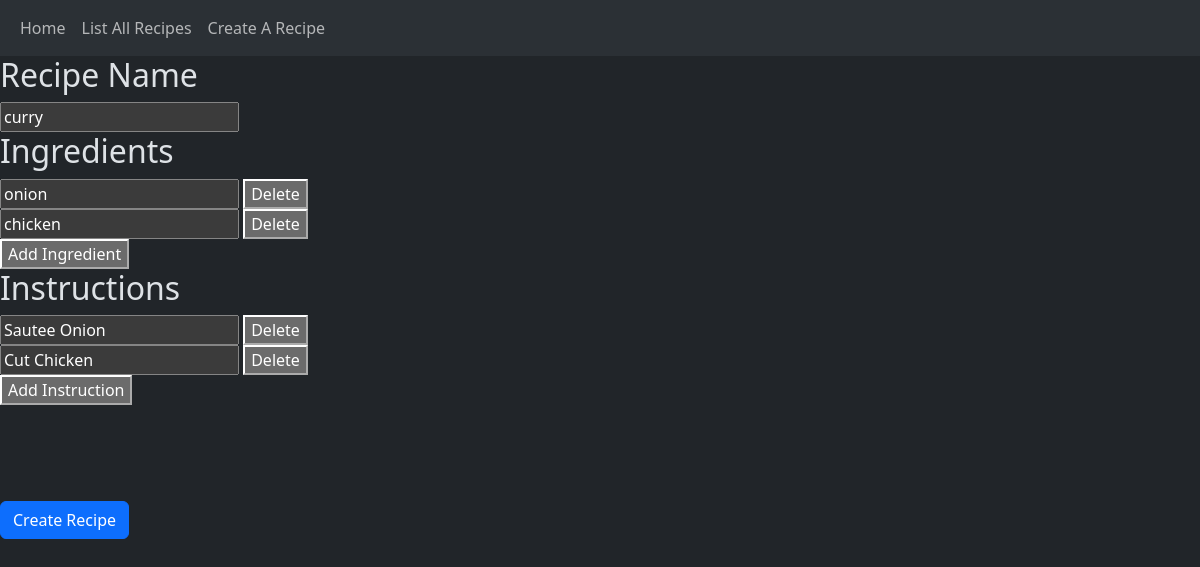
Screenshot of /recipes/edit/3 with the database file from the repository.
### src/models/recipe_model.py (models this page shows)
class BaseModel(Model):
    class Meta:
        database = db

class Recipes(BaseModel):
    id = PrimaryKeyField()
    name = CharField()
    created_at = TimestampField(default=datetime.now())
    updated_at = TimestampField(default=datetime.now())

class Ingredients(BaseModel):
    id = PrimaryKeyField()
    recipe = ForeignKeyField(Recipes, backref='ingredients')
    position = IntegerField()
    ingredient = CharField()
    created_at = TimestampField(default=datetime.now())
    updated_at = TimestampField(default=datetime.now())

class Instructions(BaseModel):
    id = PrimaryKeyField()
    recipe = ForeignKeyField(Recipes, backref='instructions')
    position = IntegerField()
    instruction = CharField()
    created_at = TimestampField(default=datetime.now())
    updated_at = TimestampField(default=datetime.now())

### src/controllers/recipe_controller.py (the view)
@app.route('/recipes/edit/<id>')
def edit_recipe(id):
    query_1 = Recipes().select(Recipes.name).where(Recipes.id == id).first()
    query_2 = Ingredients.select().where(Ingredients.recipe == id).order_by(Ingredients.position)
    query_3 = Instructions.select().where(Instructions.recipe == id).order_by(Instructions.position)
    recipe = {}
    recipe['name'] = query_1.name
    recipe['id'] = id
    recipe['ingredients'] = []
    for i, ele  in enumerate(query_2):
        recipe['ingredients'].append(ele.ingredient)
    recipe['instructions'] = []
    for i,ele in enumerate(query_3):
        recipe['instructions'].append(ele.instruction)
    return render_template('recipe_form.html', recipe=recipe)

### src/templates/recipe_form.html (shortened to what this page needs)
{% extends 'header.html' %}
{% block content %}
{% if 'id' in recipe %}
<form action="/submit_recipe/{{ recipe.id }}" method="post" id="recipe_form">
{% else %}
<form action="/submit_recipe" method="post" id="recipe_form">
{% endif %}
    <h2>Recipe Name</h2>
    {% if 'name' in recipe %}
    <input type="text" name="recipe" value="{{recipe.name}}">
    {% else %}
    <input type="text" name="recipe">
    {% endif %}
    <h2>Ingredients</h2>
    <div id="ingredients">
        {% if 'ingredients' in recipe %}
        {% for ingredient in recipe.ingredients %}
        <div class="ingredient">
            <input type="text" name="ingredient[]" value="{{ingredient}}">
            <button type="button" onclick="deleteElement(this)">Delete</button>
        </div>
        {% endfor %}
        {% else %}
        <div class="ingredient">
            <input type="text" name="ingredient[]">
            <button type="button" onclick="deleteElement(this)">Delete</button>
        </div>
        {% endif %}
    </div>
    <button type="button" class="" onclick="addIngredient()">Add Ingredient</button>
    <h2>Instructions</h2>
    <div id="instructions">
        {% if 'instructions' in recipe %}
        {% for instruction in recipe.instructions %}
        <div class="instruction">
            <input type="text" name="instruction[]" value="{{instruction}}">
            <button type="button" onclick="deleteElement(this)">Delete</button>
        </div>
        {% endfor %}
        {% else %}
        <div class="instruction">
            <input type="text" name="instruction[]">
            <button type="button" onclick="deleteElement(this)">Delete</button>
        </div>
        {% endif %}
    </div>
    <button type="button" class="" onclick="addInstruction()">Add Instruction</button>
    <br>
    <br>
    <br>
    <br>
    <br>
    <button class="btn btn-primary" type="submit">Create Recipe</button>
</form>
{% endblock %}

### rows the page displays
Recipes: recipe "curry"
Ingredients: ingredient "onion"
Ingredients: ingredient "chicken"
Instructions: instruction "Sautee Onion"
Instructions: instruction "Cut Chicken"
